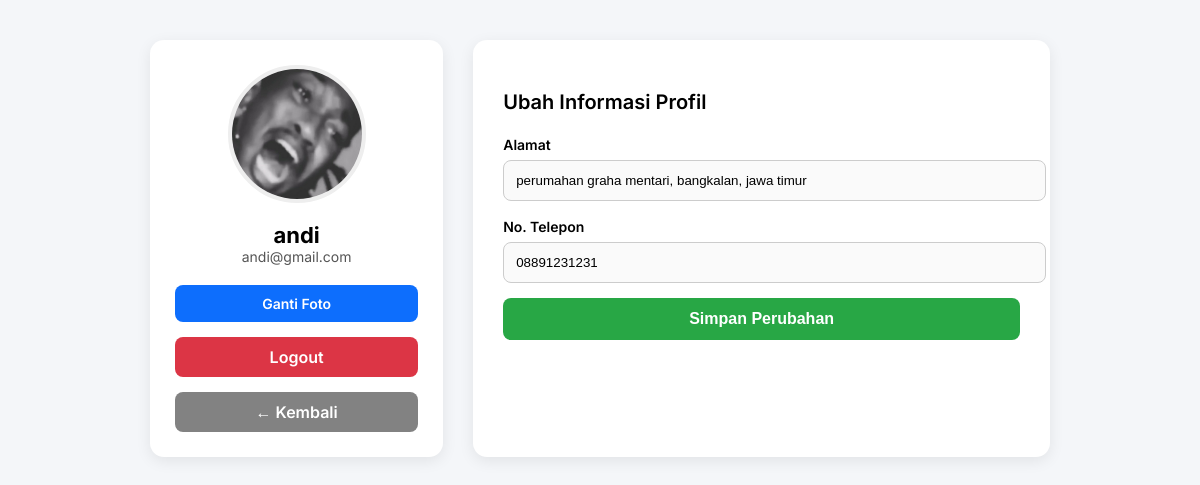
The app's page /profile.php (signed in) with its own data.
### tables this page shows
CREATE TABLE `users` (
  `id` int NOT NULL,
  `username` varchar(50) NOT NULL,
  `email` varchar(100) NOT NULL,
  `photo` varchar(255) DEFAULT NULL,
  `address` varchar(255) DEFAULT NULL,
  `phone` varchar(20) DEFAULT NULL,
  `password` varchar(255) NOT NULL,
  `created_at` timestamp NULL DEFAULT CURRENT_TIMESTAMP,
  `role` enum('user','admin') NOT NULL DEFAULT 'user'
);

### profile.php (the view, shortened to what this page needs)
<?php
require 'config.php';
$user_id = $_SESSION['user_id'];
$sql = "SELECT * FROM users WHERE id = $user_id LIMIT 1";
$result = mysqli_query($conn, $sql);
$user = mysqli_fetch_assoc($result);
?>
<!DOCTYPE html>
<html lang="en">
<head>
</head>
<body>
<div class="profile-wrapper">
    <div class="profile-card">
        <img src="uploads/<?= $user['photo'] ?: 'default.png' ?>" class="profile-pic">
        <div class="username"><?= htmlspecialchars($user['username']) ?></div>
        <div class="email"><?= htmlspecialchars($user['email']) ?></div>
        <label class="upload-btn" for="photoInput">Ganti Foto</label>
        <a href="logout.php" class="logout-btn">Logout</a>
        <a href="product.php" class="back-btn">← Kembali</a>
    </div>
    <div class="form-card">
        <h3>Ubah Informasi Profil</h3>
        <form id="formUpdate" action="" method="POST" enctype="multipart/form-data">
            <label>Alamat</label>
            <input type="text" name="address"
                   value="<?= htmlspecialchars($user['address'] ?? '') ?>">
            <label>No. Telepon</label>
            <input type="text" name="phone"
                   value="<?= htmlspecialchars($user['phone'] ?? '') ?>">
            <button type="submit" class="save-btn">Simpan Perubahan</button>
        </form>
    </div>
</div>
</body>
</html>

### profile.php (style rules this page uses)
body { font-family: 'Inter', sans-serif; background:#f4f6f9; margin:0; padding:0; }
.profile-wrapper { max-width: 900px; margin:40px auto; display:flex; gap:30px; }
.profile-card { width: 32%; background:white; border-radius:14px; padding:25px; box-shadow:0 4px 15px rgba(0,0,0,0.08); text-align:center; }
.profile-pic { width:130px; height:130px; border-radius:50%; object-fit:cover; border:4px solid #eee; margin-bottom:15px; }
.username { font-size:22px; font-weight:700; }
.email { font-size:14px; color:#555; margin-bottom:20px; }
.upload-btn { background:#0d6efd; color:white; display:block; padding:10px; border-radius:8px; margin-top:10px; cursor:pointer; font-size:14px; }
.form-card { width:68%; background:white; border-radius:14px; padding:30px; box-shadow:0 4px 15px rgba(0,0,0,0.08); }
.form-card h3 { font-size:20px; margin-bottom:20px; font-weight:600; }
label { font-weight:600; font-size:14px; }
input[type="text"], input[type="file"], input[type="email"] { width:100%; padding:12px; margin-top:6px; margin-bottom:15px; border:1px solid #ccc; border-radius:8px; background:#fafafa; }
.save-btn { width:100%; background:#28a745; padding:12px; border:none; color:white; font-size:16px; border-radius:8px; cursor:pointer; font-weight:600; }
.logout-btn { display:block; margin-top:15px; padding:10px; background:#dc3545; color:white; font-weight:600; text-decoration:none; border-radius:8px; transition:0.2s; }
.back-btn { display:block; margin-top:15px; padding:10px; background:#828282; color:white; font-weight:600; text-decoration:none; border-radius:8px; transition:0.2s; }

### records on screen
users: photo (picture), username "andi", email "andi@gmail.com", address "perumahan graha mentari, bangkalan, jawa timur", phone "08891231231"
